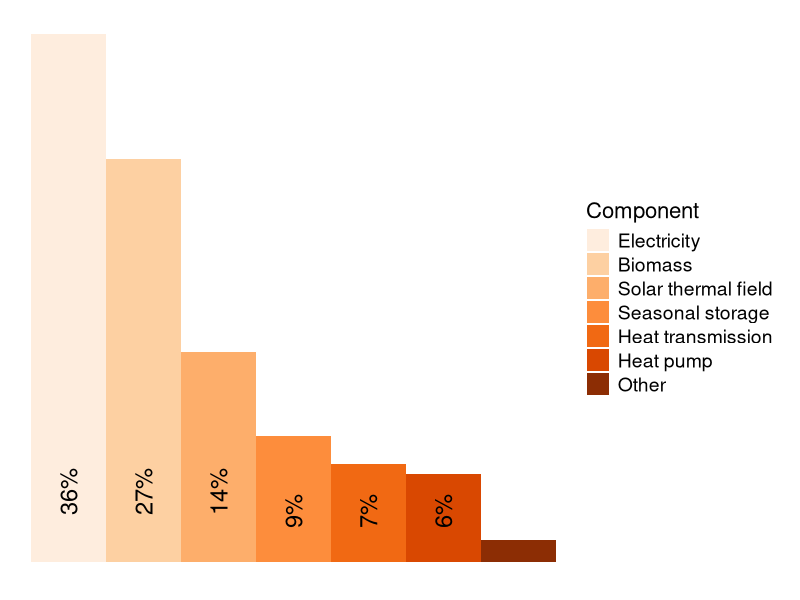
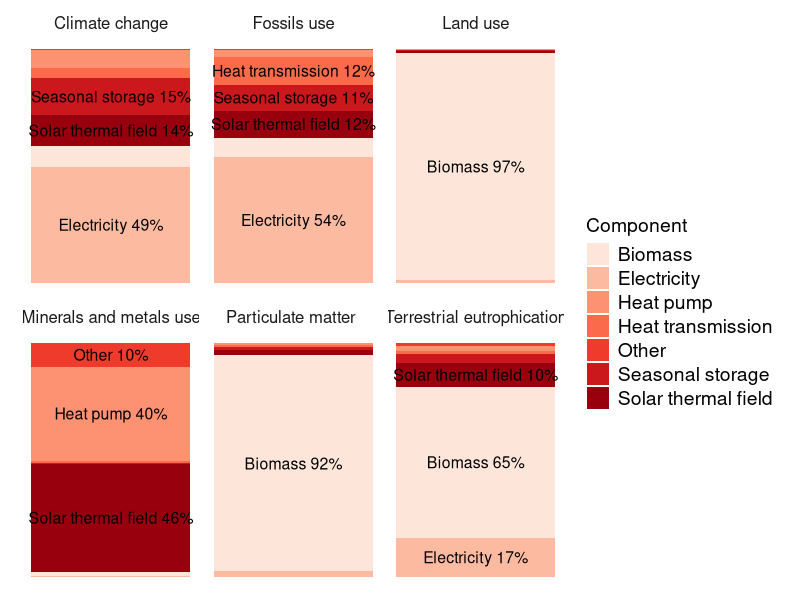
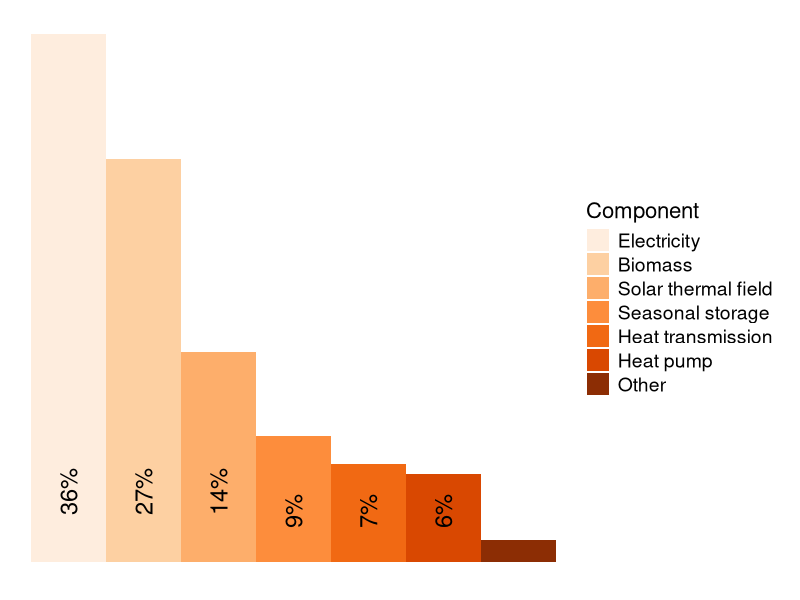
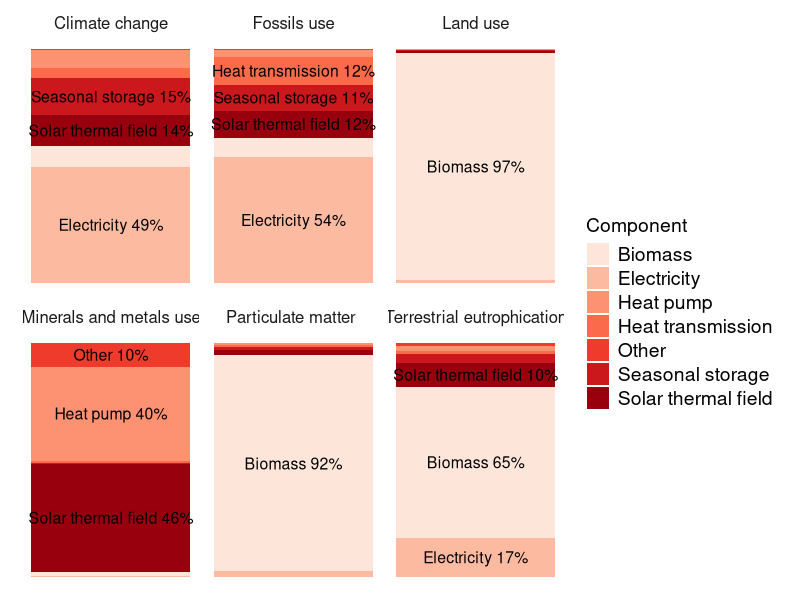

Source code (R) for these figures, in order: (Note: this script raises an error after producing the figures.)
## ---- chunk 1
library(readr)
library(tidyr)
library(ggplot2)
library(dplyr)
library(stringr)
library(RColorBrewer)
library(ggrepel)
## ---- chunk 2
data <- read_delim("data/PWRG 1 Elke Michlmayr_ Result data for charts - Fig 2 final.csv")

data$Component <- factor(data$Component, levels = data$Component[order(data$Value, decreasing = TRUE)])

data$percentage <- data$Value / sum(data$Value) * 100
data$label <- ifelse(data$percentage >= 5, 
                     paste0(round(data$percentage, 0), "%"), 
                     data$label <- ifelse(data$percentage >= 5, 
                                          paste0(round(data$percentage, 1), "%"), 
                                          ""))

# Create the pie chart without the circle outline
ggplot(data, aes(x = Component, y = Value, fill = Component)) +
  geom_bar(stat = "identity", width = 1) +
  theme_minimal() +
  theme(axis.text.x = element_blank(),  # Hide x-axis labels
        axis.title.x = element_blank(),  # Hide x-axis title
        axis.text.y = element_blank(),  # Hide y-axis labels
        axis.title.y = element_blank(),  # Hide y-axis title
        axis.ticks = element_blank(),    # Remove axis ticks
        panel.grid = element_blank(),    # Remove grid lines
        panel.border = element_blank(),
        legend.title = element_text(size = 16),  # Title of the legend
        legend.text = element_text(size = 14),    # Items in the legend
        plot.margin = unit(c(0.2, 0.5, 0.2, 0.5), "cm")  # top, right, bottom, left
        ) +
  geom_text(aes(label = label), 
            angle = 90,
            vjust = 0.5,
            y = 0,
            hjust = -1,
            size = 6
            ) +
  scale_fill_brewer(palette = "Oranges")
ggsave("img/pwrg_solar_network_bar.png")
## ---- chunk 3
ef_level1 <- read_delim("data/PWRG 1 Elke Michlmayr_ Result data for charts - Fig 3 final.csv")[1:7, ]
long_ef_level1 <- pivot_longer(ef_level1, cols = -c("Component"), names_to = "Damage category", values_to = "Value")

df_ef <- long_ef_level1 |>
  group_by(`Damage category`) |>
  mutate(
    fraction = Value / sum(Value),
    ymax = cumsum(fraction),
    ymin = lag(ymax, default = 0),
    label_pos = (ymax + ymin) / 2,
    label = ifelse(fraction >= 0.1, paste0(Component, " ", round(fraction * 100), "%"), "")
  )

ggplot(df_ef, aes(ymax = ymax, ymin = ymin, xmax = 4, xmin = 3, fill = Component)) +
  geom_rect() +
  geom_text(aes(x = 3.5, y = label_pos, label = label), size = 4) +
  #coord_polar(theta = "y") +
  facet_wrap(~`Damage category`) +
  theme_minimal() +
  theme(axis.text.x = element_blank(),  # Hide x-axis labels
        axis.title.x = element_blank(),  # Hide x-axis title
        axis.text.y = element_blank(),  # Hide y-axis labels
        axis.title.y = element_blank(),  # Hide y-axis title        
        axis.ticks = element_blank(),    # Remove axis ticks
        plot.margin = unit(c(0.2, 0.5, 0.2, 0.5), "cm"),  # top, right, bottom, left
        legend.title = element_text(size = 14),  # Title of the legend
        legend.text = element_text(size = 14),    # Items in the legend
        strip.text = element_text(size = 12),
        panel.grid = element_blank(),    # Remove grid lines
        panel.border = element_blank())  + # Remove border
  scale_fill_brewer(palette = "Reds")
ggsave("img/pwrg_solar_ef_network_bar_faceted.png")
## ---- chunk 4
es <- read_delim("data/PWRG 1 Elke Michlmayr_ Result data for charts - Fig 4 final.csv")[1:7, ]

long_es <- pivot_longer(es, cols = -c("Impact category"), names_to = "Type", values_to = "Value")

long_es <- long_es |>
  mutate(
    Type = ifelse(Type == "DH: Geothermal heat pump", "DH: Geothermal", Type),
  )

long_es_ordered <- long_es |>
  group_by(Type) |>
  summarise(total = sum(Value)) |>
  arrange(total) |>
  pull(Type)
long_es$Type <- factor(long_es$Type, levels = long_es_ordered)

ggplot(long_es, aes(x = Type, y = Value, fill = reorder(`Impact category`, Value))) +
  geom_bar(stat = "identity", width = 0.6) +  # Use 'identity' to plot actual values
  labs(x = "",
       y = "Pt per MJ",
       fill = "Impact category") +
  scale_fill_brewer(palette = "Blues") +
  theme_minimal() +
  theme(
        legend.title = element_text(size = 14),  # Title of the legend
        legend.text = element_text(size = 14),    # Items in the legend
        plot.margin = unit(c(0.2, 0.5, 0.2, 0.5), "cm"),  # top, right, bottom, left
        axis.text.x = element_text(angle = 45, hjust = 1, size = 14),
        axis.title.y = element_text(size = 14),
        axis.text.y = element_text(size = 14),
        )
ggsave("img/pwrg_solar_es_single_score.png")
## ---- chunk 5
ef <- read_delim("data/PWRG 1 Elke Michlmayr_ Result data for charts - Fig 5 final.csv")[1:15, ]

long_ef <- pivot_longer(ef, cols = -c("Damage category", "Unit"), names_to = "Type", values_to = "Value")

long_ef_normalized <- long_ef |>
  filter(`Damage category` %in% c("Climate change", "Particulate matter", "Eutrophication, terrestrial", "Land use", "Resource use, minerals/metals", "Resource use, fossils")) |>  
  group_by(`Damage category`) |>
  mutate(
    pct = Value / max(Value) * 100,
    Type = ifelse(Type == "DH: Geothermal heat pump", "DH: Geothermal", Type),
  )
long_ef_normalized$`Damage category` <- str_wrap(long_ef_normalized$`Damage category`, width = 20)
ggplot(long_ef_normalized, aes(x = Type, y = pct, fill = Type)) +
  geom_col(width = 0.6) +
  facet_grid(rows = vars(`Damage category`), switch = "y") +
  labs(
    x = "",
    y = "Relative impact in %",
  ) +
  theme_minimal() +
  theme(
    strip.placement = "outside",
    strip.text.y.left = element_text(angle = 90, size = 7, hjust = 0.5, vjust = 0.5), 
    strip.switch.pad.grid = unit(0.5, "cm"),
    plot.margin = margin(20, 0, 20, 0),
    strip.background = element_rect(color = "black", linewidth = 0.5),
    axis.text.x = element_text(size = 12),
    axis.text.y = element_text(size = 12),
    legend.position = "none",
    legend.title = element_blank(),  # Title of the legend
    legend.text = element_blank(),    # Items in the legend
  ) +
  scale_fill_brewer(palette = "Purples") +
  coord_flip()
ggsave("img/pwrg_solar_ef_midpoints_faceted.png")
## ---- chunk 6
ef <- read_delim("data/PWRG 1 Elke Michlmayr_ Result data for charts - Fig 5 final.csv")[1:15, ]

long_ef <- pivot_longer(ef, cols = -c("Damage category", "Unit"), names_to = "Type", values_to = "Value")

long_ef_normalized <- long_ef |>
  filter(!`Damage category` %in% c("Climate change", "Particulate matter", "Eutrophication, terrestrial", "Land use", "Resource use, minerals/metals", "Resource use, fossils")) |>  
  group_by(`Damage category`) |>
  mutate(
    pct = Value / max(Value) * 100,
    Type = ifelse(Type == "DH: Geothermal heat pump", "DH: Geothermal", Type),
  )
long_ef_normalized$`Damage category` <- str_wrap(long_ef_normalized$`Damage category`, width = 20)
ggplot(long_ef_normalized, aes(x = Type, y = pct, fill = Type)) +
  geom_col(width = 0.6) +
  facet_grid(rows = vars(`Damage category`), switch = "y") +
  labs(
    x = "",
    y = "Relative impact in %",
  ) +
  theme_minimal() +
  theme(
    strip.placement = "outside",
    strip.text.y.left = element_text(angle = 90, size = 5, hjust = 0.5, vjust = 0.5), 
    strip.switch.pad.grid = unit(0.5, "cm"),
    plot.margin = margin(20, 0, 20, 0),
    strip.background = element_rect(color = "black", linewidth = 0.5),
    axis.text.x = element_text(size = 10),
    axis.text.y = element_text(size = 10),
    legend.position = "none",
    legend.title = element_blank(),  # Title of the legend
    legend.text = element_blank(),    # Items in the legend
  ) +
  scale_fill_brewer(palette = "Purples") +
  coord_flip()
ggsave("img/pwrg_solar_ef_midpoints_faceted_others.png")
## ---- chunk 7
ch <- read_delim("data/PWRG 1 Elke Michlmayr_ Result data for charts - Fig 6 final.csv")[1:9, 1:9]

long_ch <- pivot_longer(ch, cols = -c("Type"), names_to = "Year", values_to = "Value")

ggplot(long_ch, aes(x = Year, y = Value, fill = Type)) +
  geom_col() +
  theme_minimal() +
  theme(
      legend.title = element_text(size = 14),  # Title of the legend
      legend.text = element_text(size = 14),    # Items in the legend
      plot.margin = unit(c(0.2, 0.5, 0.2, 0.5), "cm"),  # top, right, bottom, left
      axis.text.x = element_text(angle = 45, hjust = 1, size = 14),
      axis.title.y = element_text(size = 14),
      axis.text.y = element_text(size = 14),
      ) +
  labs(
    x = "",
    y = "TWh",
  ) +
  scale_fill_brewer(palette = "PuBu")
ggsave("img/pwrg_solar_ch_winter.png")
## ---- chunk 8
ch <- read_delim("data/PWRG 1 Elke Michlmayr_ Result data for charts - Fig 7 final.csv")

long_ch <- pivot_longer(ch, cols = -c("Damage category", "Unit"), names_to = "Scenario", values_to = "Value")

long_ch$Scenario <- factor(long_ch$Scenario, levels = c("ENTSO-E energy mix", "Heat loss optimized with ENTSO-E", "CH future energy mix", "CH wind energy", "Heat loss optimized with CH wind energy"))

# Define baseline
baseline_category <- "ENTSO-E energy mix"
baseline_value <- long_ch |> filter(Scenario == baseline_category) |> pull(Value)

# Calculate percentage change from baseline
long_ch <- long_ch |>
  mutate(
    pct_change = (Value - baseline_value) / baseline_value * 100,
    label = ifelse(Scenario == baseline_category, "Baseline", sprintf("%+.f%%", pct_change))
  )

ggplot(long_ch, aes(x = Scenario, y = Value, fill = Scenario)) +
  geom_col() +
  geom_text(aes(label = label), vjust = -0.5) +
  geom_hline(yintercept = baseline_value, linetype = "dashed", color = "black", size = 0.8) +
  theme_minimal() +
  theme(
      legend.title = element_text(size = 14),  # Title of the legend
      legend.text = element_text(size = 14),    # Items in the legend
      plot.margin = unit(c(0.5, 0.5, 0.2, 0.5), "cm"),  # top, right, bottom, left
      axis.text.x = element_blank(),  # Hide x-axis labels
      axis.title.y = element_text(size = 14),
      axis.text.y = element_text(size = 14),
      ) +
  labs(
    x = "",
    y = expression("Pt per MJ of heat"),
  ) +
  scale_fill_brewer(palette = "YlGn")
ggsave("img/combined.png")
